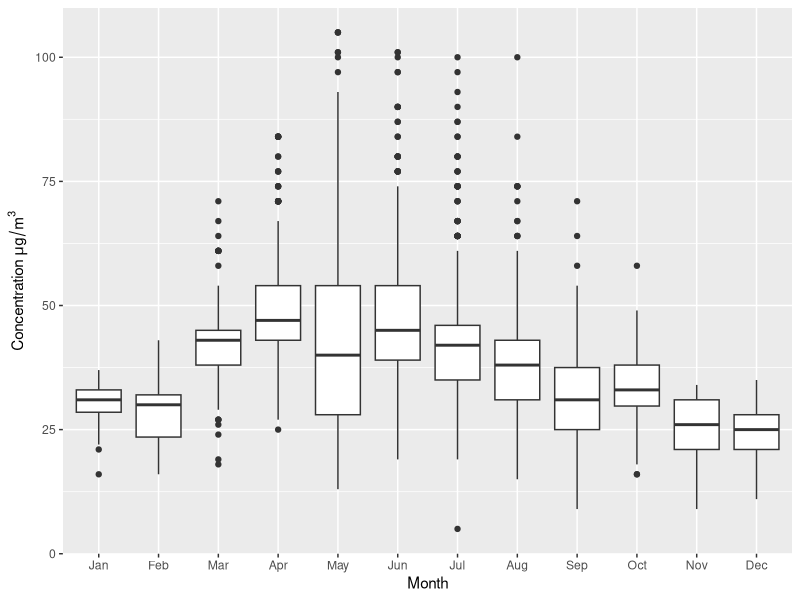
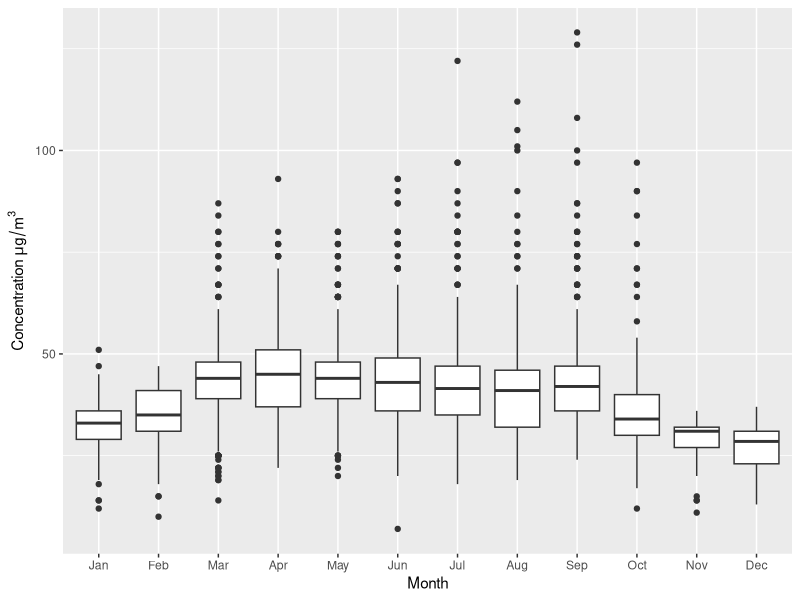

Here is the R script that generated these plots, in order:
## ---- chunk 1
#Import libraries
library(tidyverse)
library(lubridate)
library(here)
library(knitr)

#Import EPA data (from the processed_KEY folder) & fix dates
epa_data <- read.csv(
  here("Data","Processed","EPAair_O3_PM25_NC1819_Processed.csv"),
  stringsAsFactors = TRUE) %>% 
  mutate(Date = ymd(Date))
## ---- chunk 2
#Compute mean PM2.5 concentration for each county, sorted by value
summary_PM25 <- epa_data %>% 
  drop_na(PM2.5) %>% 
  group_by(COUNTY) %>% 
  summarize(mean_PM2.5 = mean(PM2.5)) %>% 
  arrange(mean_PM2.5) 

#Compute mean ozone concentration for each county, sorted by value
summary_Ozone <- epa_data %>% 
  drop_na(Ozone) %>% 
  group_by(COUNTY) %>% 
  summarize(
    mean_Ozone = mean(Ozone)) %>% 
  arrange(mean_Ozone)


#Use the `kable` function to produce the 2 tables in markdown format
#PM2.5 Table
kable(summary_PM25, digits = 2, #round to 2 digits
      col.names = c("County","$\\mu g/m^3$"), #add column names 
             caption = "Mean Particulates (2.5mm)") #add title
#Ozone Table 
kable(summary_Ozone, digits = 2, #round to 2 digits
      col.names = c("County","$\\mu g/m^3$"), #add column names 
             caption = "Mean Ozone") #add title

## ---- chunk 3
#Change the EPA Month data to a factor and use Month names. 
epa_data$month <- factor(epa_data$month, 
       levels = 1:12,
       labels = month.abb)

#Filter data by 2018.
Ozone_2018 <- filter(epa_data, year == 2018) %>% 
  drop_na(Ozone)

#Create boxplot for 2018 data.
ggplot(Ozone_2018, aes(x = month, y = Ozone)) +
  geom_boxplot() +
  labs(x = "Month",
       y = expression(paste("Concentration ", mu, g/m^{3})))
## ---- chunk 4
#Filter data by 2019. 
Ozone_2019 <- filter(epa_data, year == 2019) %>% 
  drop_na(Ozone)

#Create boxplot for 2019 data.
ggplot(Ozone_2019, aes(x = month, y = Ozone)) +
  geom_boxplot() +
  labs(x = "Month",
       y = expression(paste("Concentration ", mu, g/m^{3})))

